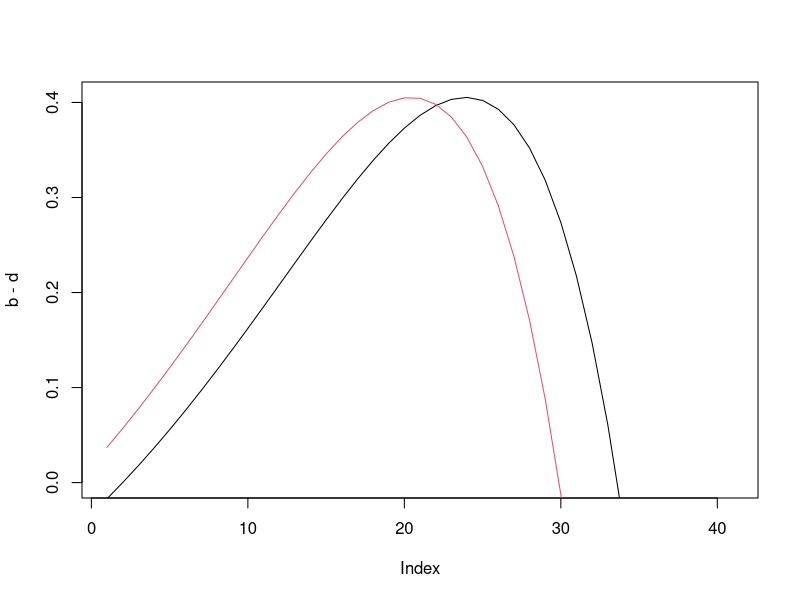
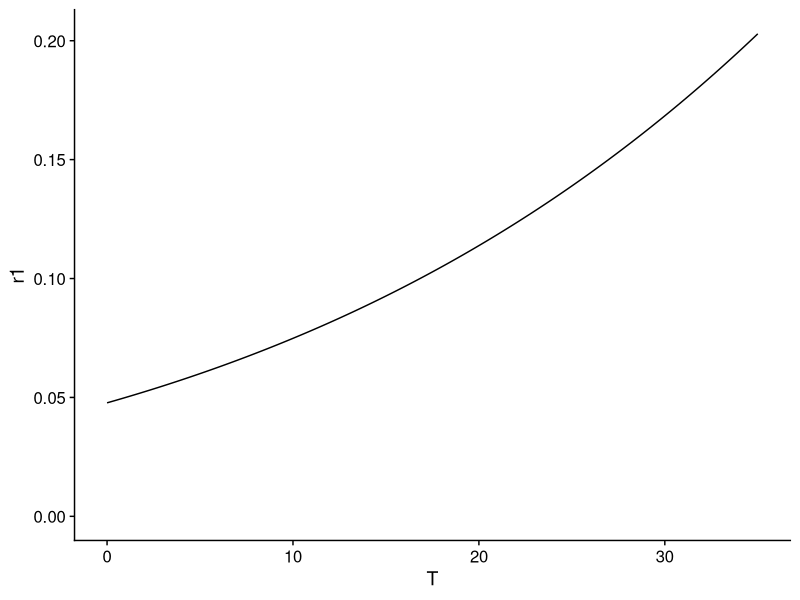
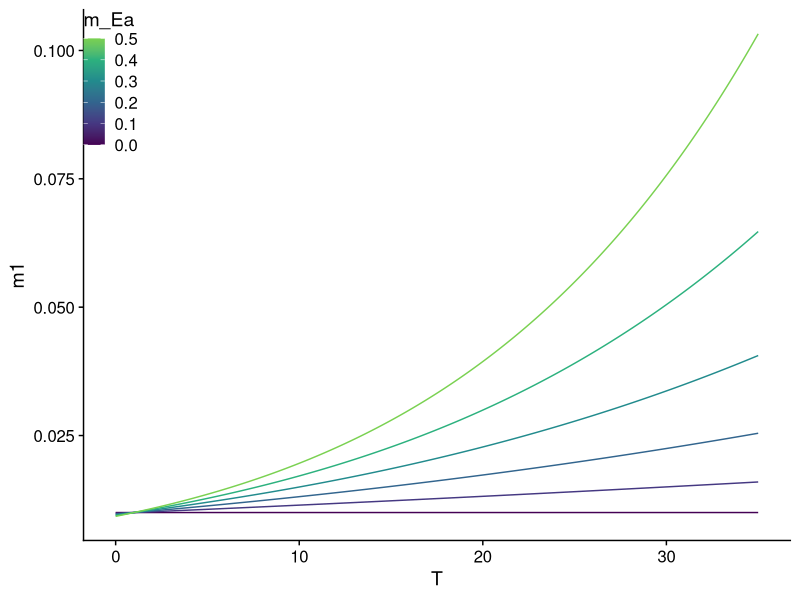
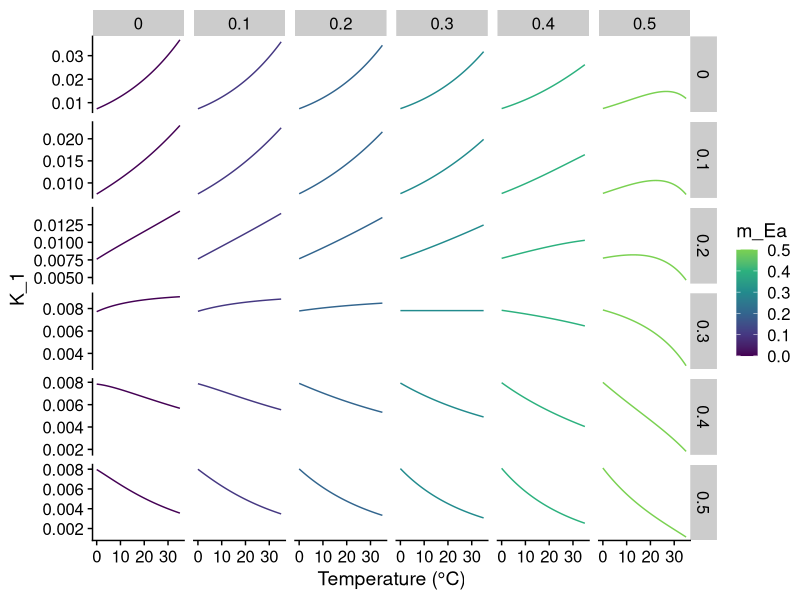
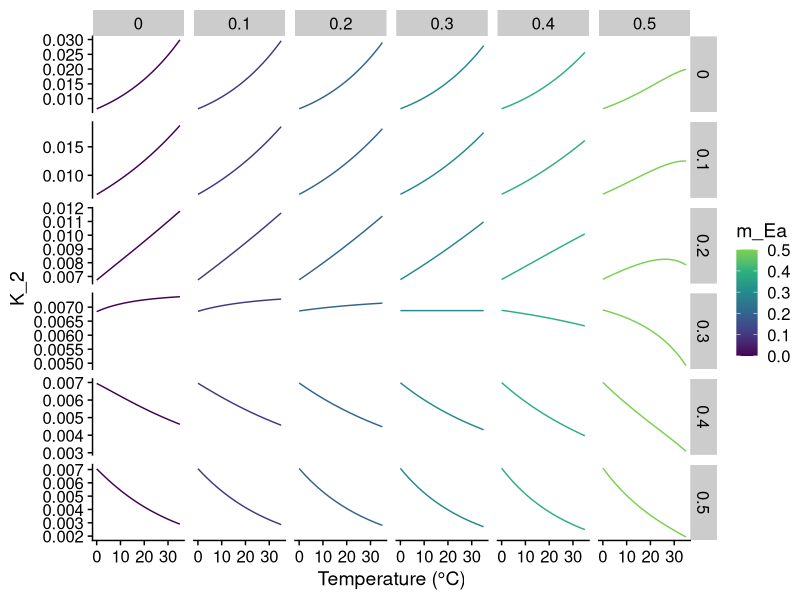
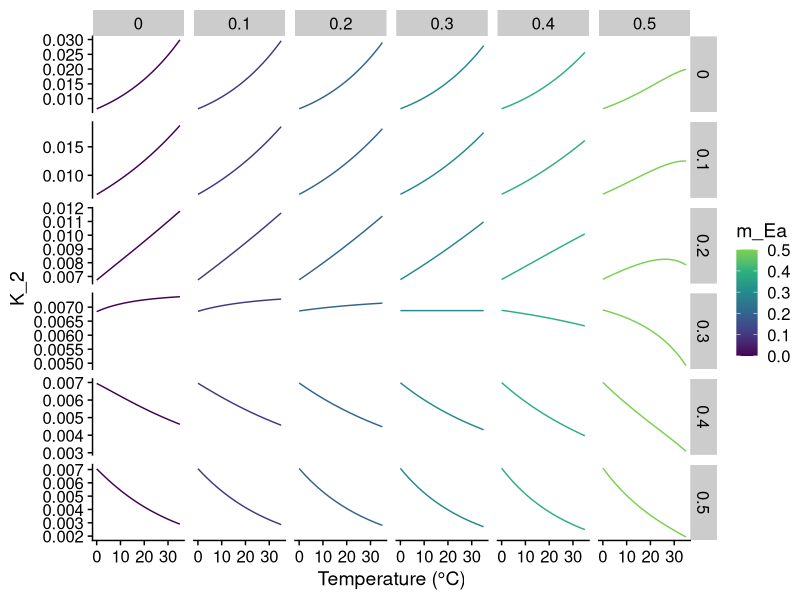
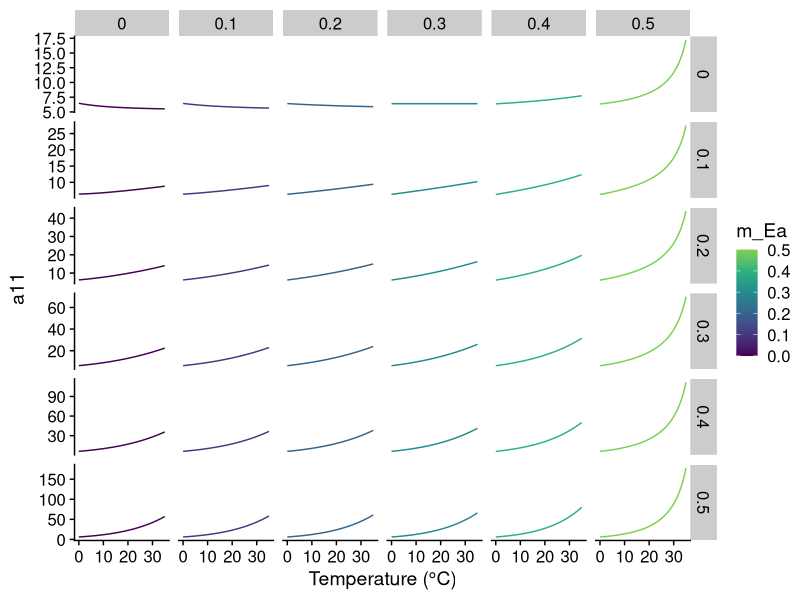
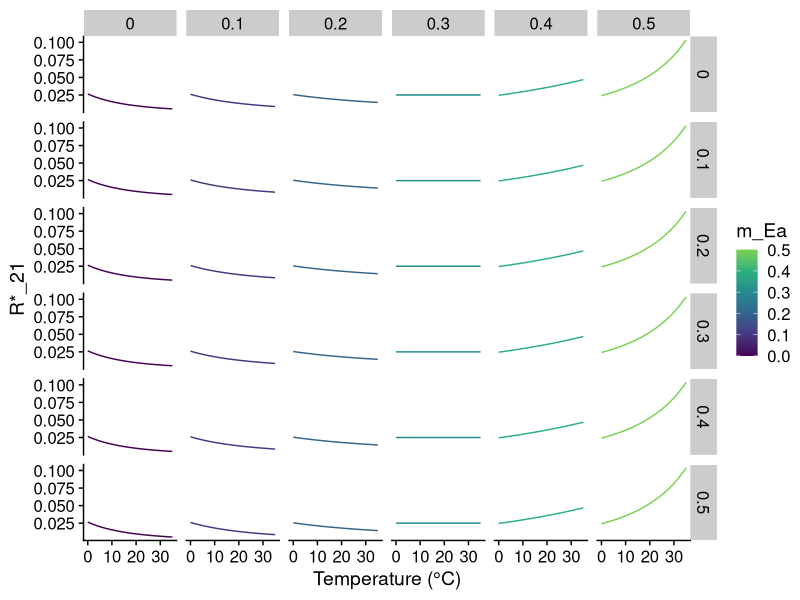

Recreate these plots in R, in order.
### Joey April 16 2019
library(tidyverse)
library(cowplot)
theme_set(theme_cowplot())

# The essential resources model from soup to nuts -------------------------

## this is the case where Each species is limited by a different resource

### mortality rates
m1 <- 0.2; m2 <- 0.2

## max population growth rates
r1 <- 1.5; r2 <- 1.5

## half saturation constants
k12 <- 0.1; k21 <- 0.1
k11 <- 0.1; k22 <- 0.1

## consumption vectors

c11 <- 0.2
c12 <- 0.4
c21 <- 0.2
c22 <- 0.4

## R star
R12 <- (m1 * k12)/ (r1 - m1)
R11 <- (m1 * k11)/ (r1 - m1)
R21 <- (m2 * k21)/ (r2 - m2)
R22 <- (m2 * k22)/ (r2 - m2)
D <- 0.25

# N_1_star <- (D / c_12) * (S_2 - R_12) - (c_22 / c_12) * N_2_star


S1 <- 10 #0.248
S2 <- 10  #0.245


a11 <- c12 / (D * (S2 - R12))
a12 <- c22 / (D * S2 - R12)
a21 <- c11 / (D * S1 - R21)
a22 <- c21 / (D * S1 - R21)


rho <- sqrt((a12*a21)/(a11*a22)) #niche overlap
stabil_potential <- 1 - rho #stabilizing potential
fit_ratio <- sqrt((a11*a12)/(a22*a21)) * (r2-D)/(r1-D) #fitness ratio -- ask Patrick why he scaled his by the r's
coexist <- rho < fit_ratio &  fit_ratio < 1/rho


### We use the Arrhenius function to model the temperature dependence

arrhenius_function <- function(Temp, E, b1, ref_temp = 1) {
  k<-8.62e-05 #Boltzmann's constant
  E <- E # 0.6 # activation energy (eV)
  T<-Temp+273.15 #range of temp in K
  Tc <- ref_temp+273.15 #reference temperature
  
  metabolism<-(b1*exp(1)^(E*(1/(k*Tc)-1/(k*T))))
  return(metabolism)
}

### to visualize what the arrhenius function looks like
b <- arrhenius_function(Temp = 0:40, E = 0.6, b1 = 0.5, ref_temp = 1)
d <- 0.25 + arrhenius_function(Temp = 0:40, E = 0.75, b1 = 0.25, ref_temp = 1)
plot(b-d, ylim = c(0,max(b-d)), type = "l")

b2 <- arrhenius_function(Temp = 0:40, E = 0.6, b1 = 0.5, ref_temp = -2)
d2 <- 0.25 + arrhenius_function(Temp = 0:40, E = 0.75, b1 = 0.25, ref_temp = -2)
lines(b2-d2, col = 2)

library(tidyverse)
library(cowplot)

#' Setup Tilman's consumer resource model parameters 

### Here we make the species differt in the intercepts of the their thermal performance curves
temp_dependences <- function(T = 25, r_Ea = 0.6, c_Ea = 0.6, k_Ea = 0, m_Ea = 0.2, ref_temp2 = 0){
	c11 = arrhenius_function(Temp = T, E = c_Ea, b1 = 0.2); c12 = arrhenius_function(Temp = T, E = c_Ea, b1 = 0.4); c21 = arrhenius_function(Temp = T, E = c_Ea, b1 = 0.5); c22 = arrhenius_function(Temp = T, E = c_Ea, b1 = 0.2) ### cij = per capita consumption of comsumer i on resource j
  k12 = arrhenius_function(Temp = T, E = k_Ea, b1 = 0.2); k21 = arrhenius_function(Temp = T, E = k_Ea, b1 = 0.1) #half saturation constant for N resource consumption
  k11 = arrhenius_function(Temp = T, E = k_Ea, b1 = 0.1); k22 = arrhenius_function(Temp = T, E = k_Ea, b1 = 0.1)
  r1 = arrhenius_function(Temp = T, E = r_Ea, b1 = 0.05); r2 = arrhenius_function(Temp = T, E = r_Ea, b1 = 0.05, ref_temp = ref_temp2) #population growth rates
  m1 = arrhenius_function(Temp = T, E = m_Ea, b1 = 0.01); m2 = arrhenius_function(Temp = T, E = m_Ea, b1 = 0.01) # mortality rates
  
  
  #' Supply concentrations of resources
  S1 <- 0.3 #0.248
  S2 <- 0.3  #0.245
  
  
  R12 <- (m1 * k12)/ (r1 - m1)
  R11 <- (m1 * k11)/ (r1 - m1)
  R21 <- (m2 * k21)/ (r2 - m2)
  R22 <- (m2 * k22)/ (r2 - m2)
  
  D <- 0.25
  
  a11 <- c12 / (D * (S2 - R12))
  a12 <- c22 / (D * (S2 - R12))
  a21 <- c11 / (D * (S1 - R21))
  a22 <- c21 / (D * (S1 - R21))
  
  
  rho <- sqrt((a12*a21)/(a11*a22)) #niche overlap
  stabil_potential <- 1 - rho #stabilizing potential
  fit_ratio <- sqrt((a11*a12)/(a22*a21)) * (r2-D)/(r1-D) #fitness ratio -- ask Patrick why he scaled his by the r's
  coexist <- rho < fit_ratio &  fit_ratio < 1/rho
  
  
  data.frame(a11 = a11, a12 = a12, a22 = a22, a21 = a21, R12 = R12, R11 = R11, R22 = R22, R21= R21, K1 = (r1)/a11, K2 = (r2)/a22, T = T, m1 = m1, m2 = m2, r1 = r1, r2 = r2, c11 = c11,  c12 = c12,  c21 = c21, c22 = c22, stabil_potential = stabil_potential, fit_ratio = fit_ratio, rho = rho, coexist = coexist)
}

### explore different temperature dependences
results <- data.frame()
for(i in 1:6){
  for(j in 1:6){
  r_Ea <- 0.3
  c_Ea <- 0.1*(i-1)
  m_Ea <- 0.1*(j-1)
  hold <- temp_dependences(T = seq(0, 35, by = 0.1), r_Ea = r_Ea , c_Ea = c_Ea, m_Ea = m_Ea, ref_temp2 = 1)
  hold$r_Ea <- r_Ea
  hold$c_Ea <- c_Ea
  hold$m_Ea <- m_Ea
  results <- bind_rows(results, hold)
  }}


## save first round of results


ggplot(results, aes(x = T, y = r1))+
	geom_line()+
	scale_linetype("w_Ea")+
	scale_color_viridis_c(end = 0.8, "log ratio\nc/r Ea")+
	coord_cartesian(ylim = c(0, max(results$r1)))+
	theme(legend.justification=c(0,1), legend.position=c(0,1))

ggplot(results, aes(x = T, y = m1, color = m_Ea, group = m_Ea))+
	geom_line()+
	scale_color_viridis_c(end = 0.8)+
	theme(legend.justification=c(0,1), legend.position=c(0,1))


results %>% 
	filter(r1 > 0) %>%
	ggplot(aes(x = T, y = K1, group = m_Ea, color = m_Ea))+
	geom_line()+
	scale_color_viridis_c(end = 0.8)+
	facet_grid(c_Ea ~ m_Ea, scales = "free") +
	ylab(label = "K_1") + xlab("Temperature (°C)")

results %>% 
	filter(r1 > 0) %>%
	ggplot(aes(x = T, y = K2, group = m_Ea, color = m_Ea))+
	geom_line()+
	scale_color_viridis_c(end = 0.8)+
	facet_grid(c_Ea ~ m_Ea, scales = "free") +
	ylab(label = "K_2") + xlab("Temperature (°C)")
ggsave("figures/temperature-dependent-K-c-m.png", width = 12, height = 12)

results %>% 
	filter(r1 > 0) %>%
	ggplot(aes(x = T, y = K2, group = m_Ea, color = m_Ea))+
	geom_line()+
	scale_color_viridis_c(end = 0.8)+
	facet_grid(c_Ea ~ m_Ea, scales = "free") +
	ylab(label = "K_2") + xlab("Temperature (°C)")

results %>% 
	filter(r1 > 0) %>%
	ggplot(aes(x = T, y = a11, group = m_Ea, color = m_Ea))+
	geom_line()+
	scale_color_viridis_c(end = 0.8)+
	facet_grid(c_Ea ~ m_Ea, scales = "free") +
	ylab(label = "a11") + xlab("Temperature (°C)")
ggsave("figures/essential-resources-a11-temperature-consx-my.png", width = 7, height = 5)

results %>% 
	filter(r1 > 0) %>%
	ggplot(aes(x = T, y = R21, group = m_Ea, color = m_Ea))+
	geom_line()+
	scale_color_viridis_c(end = 0.8)+
	facet_grid(c_Ea ~ m_Ea, scales = "free") +
	ylab(label = "R*_21") + xlab("Temperature (°C)")
ggsave("figures/essential-resources-r-star-temperature-cx-my.png", width = 7, height = 5)

results %>% 
	filter(r1 > 0) %>%
	ggplot(aes(x = T, y = R12, group = m_Ea, color = m_Ea))+
	geom_line()+
	scale_color_viridis_c(end = 0.8)+
	facet_grid(c_Ea ~ m_Ea, scales = "free") +
	ylab(label = "R*_12") + xlab("Temperature (°C)")

results %>% 
	filter(r1 > 0) %>%
	ggplot(aes(x = T, y = K1, group = m_Ea, color = m_Ea))+
	geom_line()+
	scale_color_viridis_c(end = 0.8)+
	facet_grid(c_Ea ~ m_Ea, scales = "free") +
	ylab(label = "K") + xlab("Temperature (°C)")
ggsave("figures/essential-resources-K-temperature.png", width = 7, height = 5)

results %>% 
	filter(r1 > 0) %>%
	ggplot(aes(x = T, y = a12, group = m_Ea, color = m_Ea))+
	geom_line()+
	scale_linetype(guide = F)+
	scale_color_viridis_c(end = 0.8)+
	facet_grid(c_Ea ~ m_Ea) +
	ylab(label = "alpha_21") + xlab("Temperature (°C)")


### can we make the square zngi plots from these results?

## how do we define the regions? Well the lines that delineate the sections start at the ZNGIs 
### are run parallel to the consumption vectors. 


### now need to write a script to first figure out what region we are in, then calculate the alphas etc.

### maybe first figure out how much it is possible for the consumption vectors and R*s to change with temperature?

## species i resource j

results2 <- results %>% 
	rename(n_star = R12,
		   p_star = R21)


results %>% 
	filter(T %in% c(0, 10, 20, 30, 40)) %>% 
	ggplot(aes(x = R12, y = R11, color = T)) + geom_point() +
	geom_segment(aes(x = R12, y = R11, xend = R12 + c12/20, yend = R11 + c11/20, color = T),
				 size = 0.5, linetype = 1, alpha = 1) +
	geom_segment(aes(x = R12, y = R11, xend = R12, yend = 0.11, color = T),
				 size = 0.5, linetype = 1, alpha = 1) +
	geom_segment(aes(x = R12, y = R11, xend = 0.11, yend = R11, color = T),
				 size = 0.5, linetype = 1, alpha = 1) +
	ylab("P (uM)") + xlab("N (uM)") +
	scale_colour_viridis_c() +
	facet_grid(c_Ea ~ m_Ea, scales = "free") +
	coord_cartesian() +
	xlim(0, 0.15) + ylim(0, 0.15) +
	theme( 
		plot.margin = unit(c(0.8,0.8,0.8,0.8), "lines"),
		axis.text = element_text(size=13),
		axis.title=element_text(size=14)) +
	panel_border(colour = "black") 

ggsave("figures/zingis-temperature.png", width = 12, height = 10)


